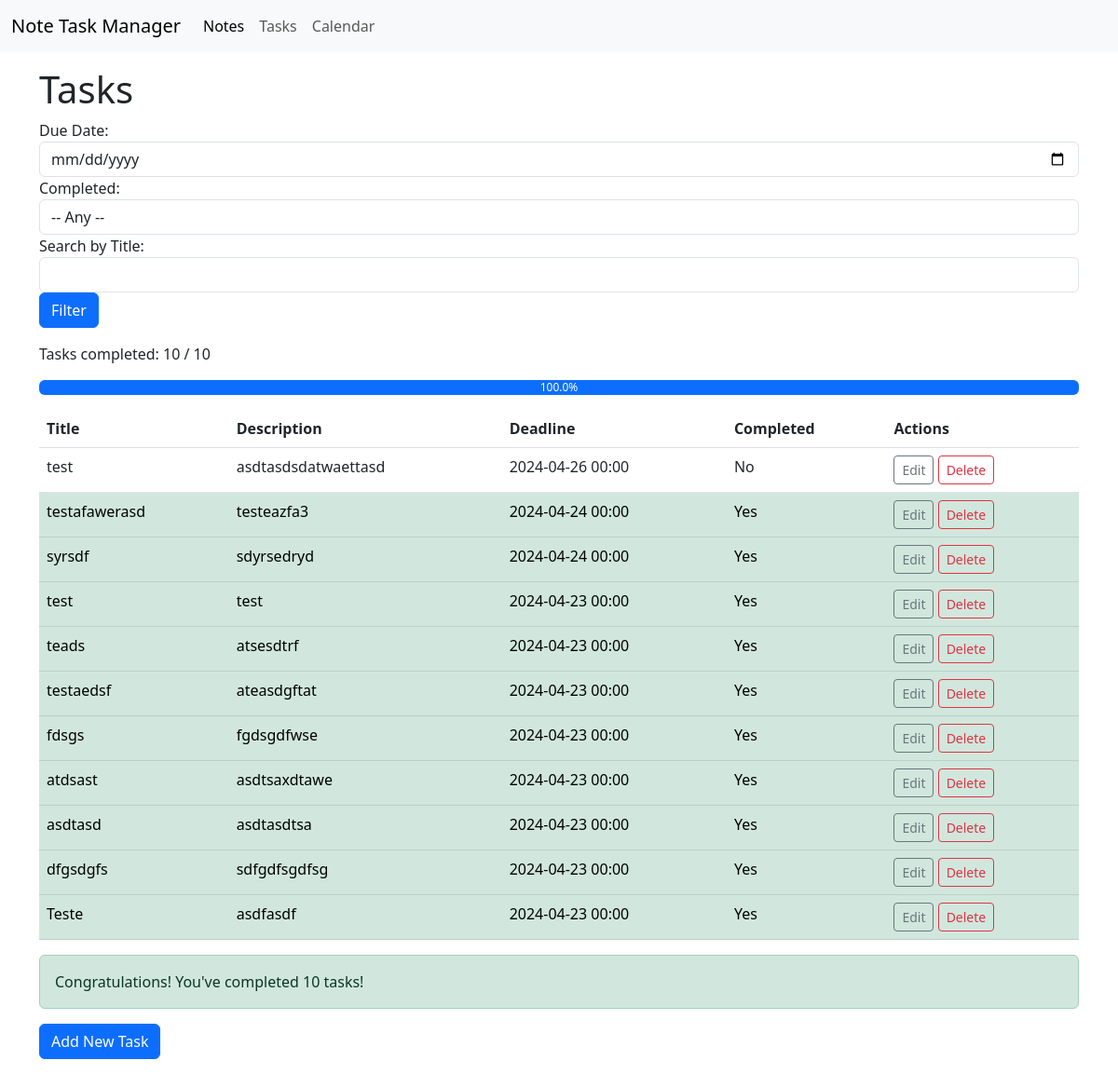
The app's page /notetasks/tasks/, older data.
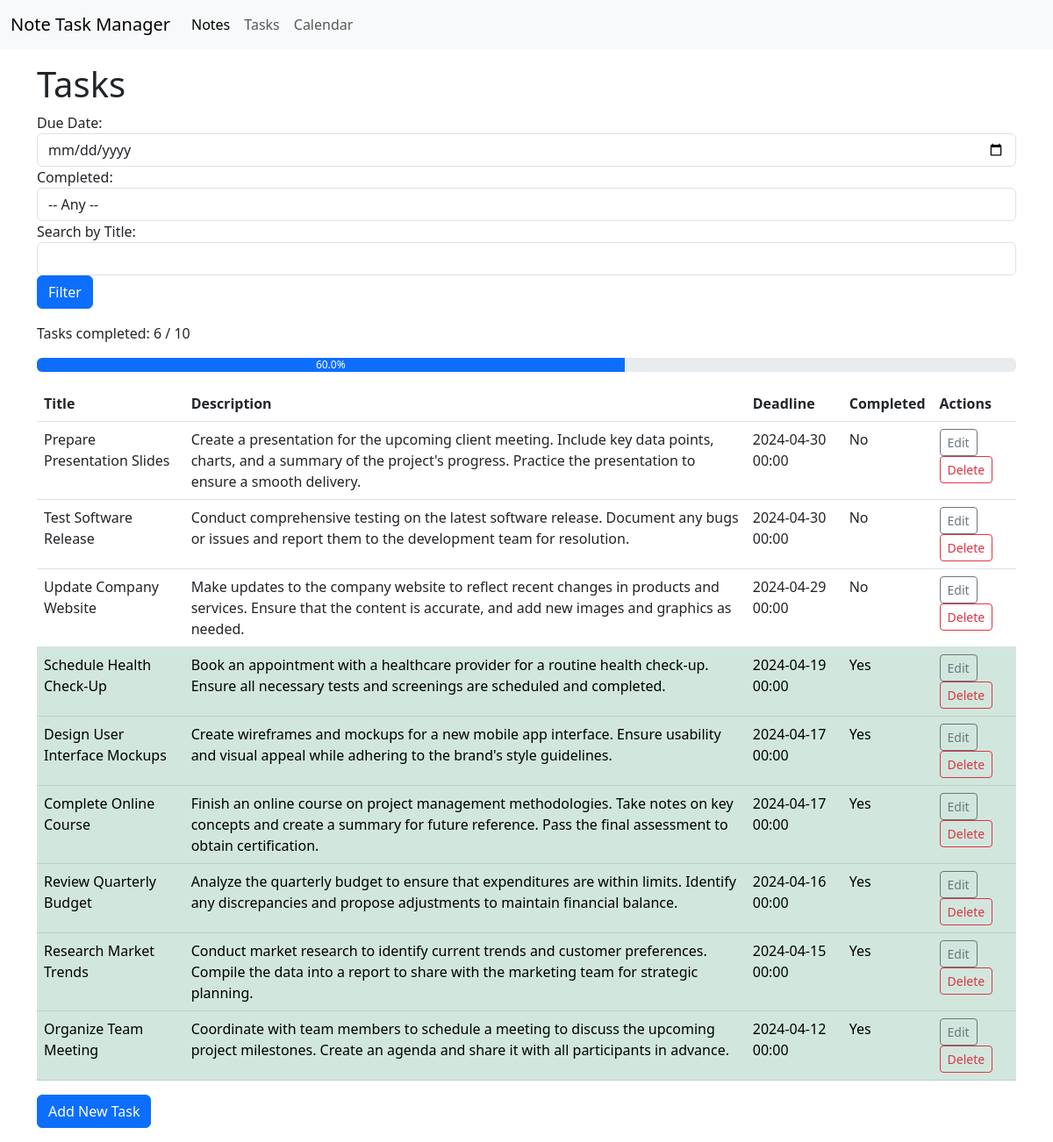
The same page, newer data.
### notetasks/models.py (models this page shows, shortened)
class Task(models.Model):
    title = models.CharField(max_length=200)
    description = models.TextField(blank=True)
    deadline = models.DateTimeField()
    completed = models.BooleanField(default=False)
    created_at = models.DateTimeField(auto_now_add=True)
    updated_at = models.DateTimeField(auto_now=True)

### notetasks/views.py (the view)
# urls.py: path('tasks/', TaskListView.as_view(), name='task_list'),
class TaskListView(ListView):
    model = Task
    context_object_name = 'tasks'
    template_name = 'tasks/task_list.html'
    def get_queryset(self):
        queryset = Task.objects.order_by('-deadline')
        due_date_str = self.request.GET.get('due_date')
        completed_str = self.request.GET.get('completed')
        search_query = self.request.GET.get('search')
        if due_date_str:
            due_date = parse_date(due_date_str)
            if due_date:
                queryset = queryset.filter(deadline__date=due_date)
        if completed_str:
            completed = completed_str.lower() == 'true'
            queryset = queryset.filter(completed=completed)
        if search_query:
            queryset = queryset.filter(Q(title__icontains=search_query))
        return queryset
    def get_context_data(self, **kwargs):
        context = super().get_context_data(**kwargs)
        completed_task_count = context['tasks'].filter(completed=True).count()
        progress_percentage = (completed_task_count / 10) * 100
        context['completed_task_count'] = completed_task_count
        context['progress_percentage'] = progress_percentage
        context['due_date'] = self.request.GET.get('due_date', '')
        context['completed'] = self.request.GET.get('completed', '')
        context['search_query'] = self.request.GET.get('search', '')
        return context

### notetasks/templates/tasks/task_list.html (shortened to what this page needs)
{% extends 'base.html' %}
{% block content %}
<h1>Tasks</h1>
<form method="GET" class="mb-3">
    <div class="form-group">
        <label for="due_date">Due Date:</label>
        <input type="date" id="due_date" name="due_date" class="form-control" value="{{ due_date }}">
    </div>
    <div class="form-group">
        <label for "completed">Completed:</label>
        <select id="completed" name="completed" class="form-control">
            <option value="">-- Any --</option>
        </select>
    </div>
    <div class="form-group">
        <label for="search">Search by Title:</label>
        <input type="text" id="search" name="search" class="form-control" value="{{ search_query }}">
    </div>
    <button type="submit" class="btn btn-primary">Filter</button>
</form>
<div class="mb-3">
    <p>Tasks completed: {{ completed_task_count }} / 10</p>
    <div class="progress">
        <div
            class="progress-bar"
            role="progressbar"
            style="width: {{ progress_percentage }}%;"
            aria-valuenow="{{ progress_percentage }}"
            aria-valuemin="0"
            aria-valuemax="100"
        >
            {{ progress_percentage }}%
        </div>
    </div>
</div>
<table class="table">
    <thead>
        <tr>
            <th>Title</th>
            <th>Description</th>
            <th>Deadline</th>
            <th>Completed</th>
            <th>Actions</th>
        </tr>
    </thead>
    <tbody>
        {% for task in tasks %}
        <tr class="{% if task.completed %}table-success{% endif %}">
            <td>{{ task.title }}</td>
            <td>{{ task.description }}</td>
            <td>{{ task.deadline|date:"Y-m-d H:i" }}</td>
            <td>{{ task.completed|yesno:"Yes,No" }}</td>
            <td>
                <a href="{% url 'task_edit' task.pk %}" class="btn btn-sm btn-outline-secondary">Edit</a>
                <a href="{% url 'task_delete' task.pk %}" class="btn btn-sm btn-outline-danger">Delete</a>
            </td>
        </tr>
        {% empty %}
        <tr>
            <td colspan="5">No tasks available.</td>
        </tr>
        {% endfor %}
    </tbody>
</table>
{% if completed_task_count >= 10 %}
<div class="alert alert-success mt-3" role="alert">
    Congratulations! You've completed 10 tasks!
</div>
{% endif %}
<a href="{% url 'task_create' %}" class="btn btn-primary mb-3">Add New Task</a>
{% endblock %}

Row changes from the older to the newer data that the page shows:
removed Task: title "test", description "asdtasdsdatwaettasd", deadline "2024-04-26 00:00", completed "No"
removed Task: title "testafawerasd", description "testeazfa3", deadline "2024-04-24 00:00", completed "Yes"
removed Task: title "syrsdf", description "sdyrsedryd", deadline "2024-04-24 00:00", completed "Yes"
removed Task: title "test", description "test", deadline "2024-04-23 00:00", completed "Yes"
removed Task: title "teads", description "atsesdtrf", deadline "2024-04-23 00:00", completed "Yes"
removed Task: title "testaedsf", description "ateasdgftat", deadline "2024-04-23 00:00", completed "Yes"
removed Task: title "fdsgs", description "fgdsgdfwse", deadline "2024-04-23 00:00", completed "Yes"
removed Task: title "atdsast", description "asdtsaxdtawe", deadline "2024-04-23 00:00", completed "Yes"
removed Task: title "asdtasd", description "asdtasdtsa", deadline "2024-04-23 00:00", completed "Yes"
removed Task: title "dfgsdgfs", description "sdfgdfsgdfsg", deadline "2024-04-23 00:00", completed "Yes"
removed Task: title "Teste", description "asdfasdf", deadline "2024-04-23 00:00", completed "Yes"
added Task: title "Prepare Presentation Slides", description "Create a presentation for the upcoming client meeting. Include key data points, charts, and a summary of the project's progress. Practice the presentation to ensure a smooth delivery.", deadline "2024-04-30 00:00", completed "No"
added Task: title "Test Software Release", description "Conduct comprehensive testing on the latest software release. Document any bugs or issues and report them to the development team for resolution.", deadline "2024-04-30 00:00", completed "No"
added Task: title "Update Company Website", description "Make updates to the company website to reflect recent changes in products and services. Ensure that the content is accurate, and add new images and graphics as needed.", deadline "2024-04-29 00:00", completed "No"
added Task: title "Schedule Health Check-Up", description "Book an appointment with a healthcare provider for a routine health check-up. Ensure all necessary tests and screenings are scheduled and completed.", deadline "2024-04-19 00:00", completed "Yes"
added Task: title "Design User Interface Mockups", description "Create wireframes and mockups for a new mobile app interface. Ensure usability and visual appeal while adhering to the brand's style guidelines.", deadline "2024-04-17 00:00", completed "Yes"
added Task: title "Complete Online Course", description "Finish an online course on project management methodologies. Take notes on key concepts and create a summary for future reference. Pass the final assessment to obtain certification.", deadline "2024-04-17 00:00", completed "Yes"
added Task: title "Review Quarterly Budget", description "Analyze the quarterly budget to ensure that expenditures are within limits. Identify any discrepancies and propose adjustments to maintain financial balance.", deadline "2024-04-16 00:00", completed "Yes"
added Task: title "Research Market Trends", description "Conduct market research to identify current trends and customer preferences. Compile the data into a report to share with the marketing team for strategic planning.", deadline "2024-04-15 00:00", completed "Yes"
added Task: title "Organize Team Meeting", description "Coordinate with team members to schedule a meeting to discuss the upcoming project milestones. Create an agenda and share it with all participants in advance.", deadline "2024-04-12 00:00", completed "Yes"
Text that changed along with them:
{{ completed_task_count }}: "10" → "6"
{{ progress_percentage }}: 100.0 → 60.0 (drawn)
{{ progress_percentage }}: "100.0" → "60.0"
text no longer shown: "Congratulations! You've completed 10 tasks!"
